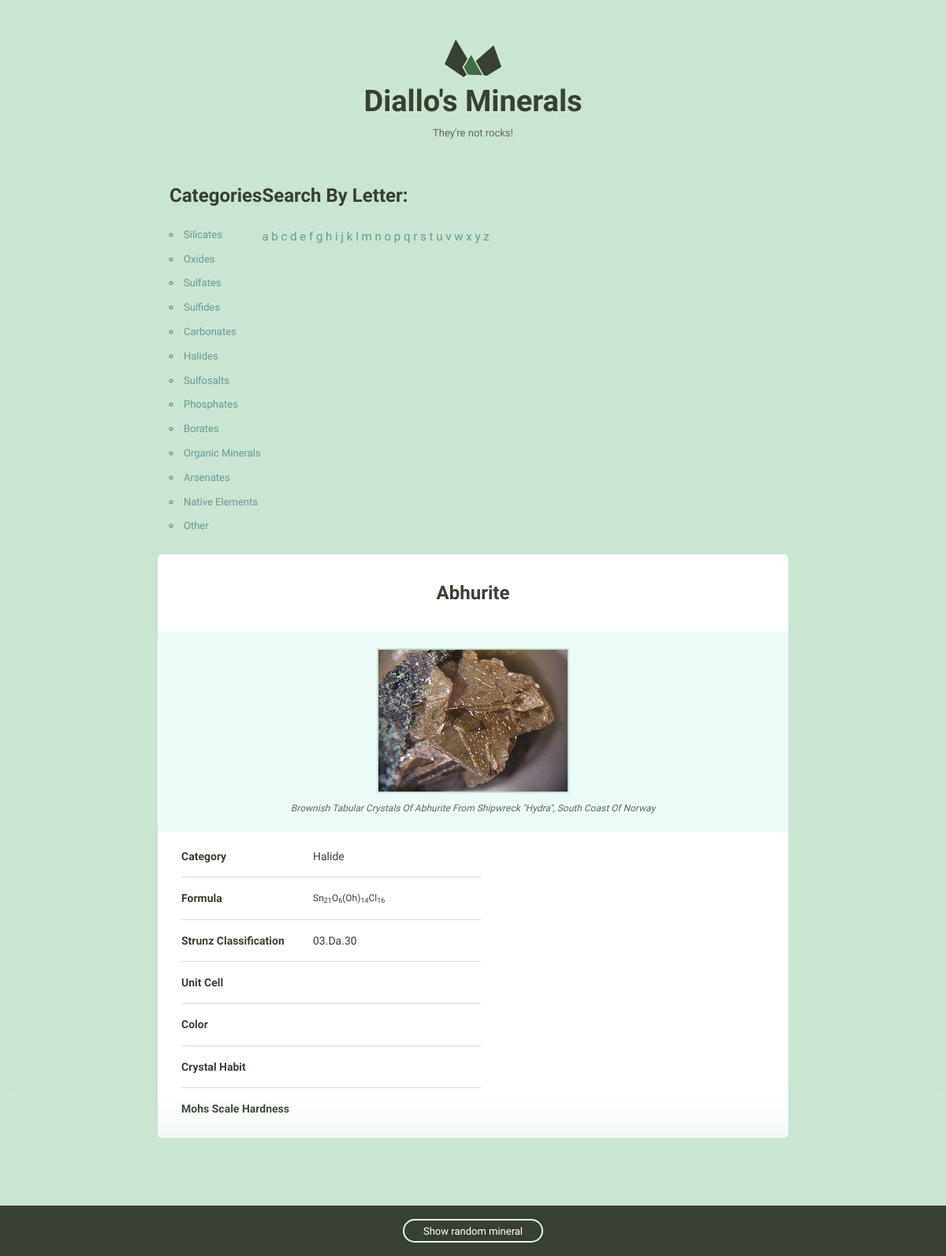
Screenshot of /3/ with the database file from the repository.
### minerals/models.py (models this page shows, shortened)
class Mineral(models.Model):
    name = models.CharField(max_length=255)
    image_filename = models.CharField(max_length=255)
    image_caption = models.CharField(max_length=255, blank=True,
                                     default='', null=True)
    category = models.CharField(max_length=255, blank=True,
                                default='', null=True)
    formula = models.CharField(max_length=255, blank=True,
                               default='', null=True)
    strunz_classification = models.CharField(max_length=255, blank=True,
                                             default='', null=True)
    crystal_system = models.CharField(max_length=255, blank=True,
                                      default='', null=True)
    unit_cell = models.CharField(max_length=255, blank=True,
                                 default='', null=True)
    color = models.CharField(max_length=255, blank=True,
                             default='', null=True)
    crystal_symmetry = models.CharField(max_length=255, blank=True,
                                        default='', null=True)
    cleavage = models.CharField(max_length=255, blank=True,
                                default='', null=True)
    mohs_scale_hardness = models.CharField(max_length=255,
                                           blank=True, default='', null=True)
    luster = models.CharField(max_length=255, blank=True,
                              default='', null=True)
    streak = models.CharField(max_length=255, blank=True,
                              default='', null=True)
    diaphaneity = models.CharField(max_length=255, blank=True,
                                   default='', null=True)
    optical_properties = models.CharField(max_length=255, blank=True,
                                          default='', null=True)
    refractive_index = models.CharField(max_length=255, blank=True,
                                        default='', null=True)
    crystal_habit = models.CharField(max_length=255, blank=True,
                                     default='', null=True)
    specific_gravity = models.CharField(max_length=255, blank=True,
                                        default='', null=True)
    group = models.CharField(max_length=255, blank=True, default='', null=True)
    class Meta:
        ordering = ['name', ]

### minerals/views.py (the view)
# urls.py: url(r'^(?P<pk>\d+)/$', views.mineral_detail, name='detail'),
def mineral_detail(request, pk):
    mineral = get_object_or_404(Mineral, pk=pk)
    minerals = Mineral.objects.all()
    random_mineral = random.choice(minerals)
    return render(request, 'minerals/mineral_detail.html', {
        'mineral': mineral, 'random_mineral': random_mineral})

### minerals/templatetags/minerals_extras.py (called while the page is built)
@register.inclusion_tag('minerals/mineral_nav.html')
def nav_mineral_list():
    return {'groups': groups}

### minerals/templates/minerals/mineral_detail.html (shortened to what this page needs)
{% extends 'layout.html' %}
{% load static %}
{% block content %}
 <div class="grid-100 mineral__container">
      <h1 class="mineral__name">{{ mineral.name|title  }}</h1>
      <div class="mineral__image-bg">
        <img class="mineral__image" src="{% static 'minerals/img' %}/{{mineral.image_filename}}" alt="{{mineral.name|title }}">
        <p class="mineral__caption">{{ mineral.image_caption|title  }}</p>
      </div>
      <div class="mineral__table-container">
        <table class="mineral__table">
          <tr>
            <td class="mineral__category">Category</td>
            <td>{{ mineral.category|title  }}</td>
          </tr>
          <tr>
            <td class="mineral__category">Formula</td>
            <td class="mineral__formula">{{ mineral.formula|title|safe  }}</td>
          </tr>
          <tr>
            <td class="mineral__category">Strunz Classification</td>
            <td>{{ mineral.strunz_classification|title  }}</td>
          </tr>
          <tr>
            <td class="mineral__category">Unit Cell</td>
            <td>{{ mineral.unit_cell|title  }}</td>
          </tr>
          <tr>
            <td class="mineral__category">Color</td>
            <td>{{ mineral.color|title  }}</td>
          </tr>
          <tr>
            <td class="mineral__category">Crystal Habit</td>
            <td>{{ mineral.crystal_habit|title  }}</td>
          </tr>
          <tr>
            <td class="mineral__category">Mohs Scale Hardness</td>
            <td>{{ mineral.mohs_scale_hardness|title }}</td>
          </tr>
        </table>
      </div>
    </div>
{% endblock %}

### assets/css/global.css (style rules this page uses)
html { font-family: sans-serif; -ms-text-size-adjust: 100%; -webkit-text-size-adjust: 100%; }
body { margin: 0; }
h1 { font-size: 2em; margin: 0.67em 0; }
sub { font-size: 75%; line-height: 0; position: relative; vertical-align: baseline; bottom: -0.25em; }
img { border: 0; }
table { border-collapse: collapse; border-spacing: 0; }
td, th { padding: 0; }
html { font-size: 62.5%; }
body { background-color: #CAE5D2; font-size: 1.5em; line-height: 1.6; font-weight: 400; font-family: "Cousine"; color: #666; }
.grid, .grid-5, .grid-10, .grid-15, .grid-20, .grid-25, .grid-30, .grid-33, .grid-35, .grid-40, .grid-45, .grid-50, .grid-55, .grid-60, .grid-65, .grid-66, .grid-70, .grid-75, .grid-80, .grid-90, .grid-95, .grid-100 { float: left; box-sizing: border-box; position: relative; }
.grid-100 { width: 100%; padding: 0 15px; }
h1, h2, h3, h4, h5, h6 { margin-top: 0; margin-bottom: 2rem; font-weight: bold; font-family: "Work Sans", sans-serif; color: #384033; }
h1 { font-size: 3.8rem; }
@media (min-width: 550px) { h1 { font-size: 3.8rem; } }
p { margin-top: 0; font-size: 1.6rem; }
th, td { padding: 15px; text-align: left; border-bottom: 1px solid #e1e1e1; }
th:first-child, td:first-child { padding-left: 0; }
th:last-child, td:last-child { padding-right: 0; }
table, p, ul { margin-bottom: 2.5rem; }
.mineral__container { background-color: #fff; border-radius: 6px; list-style: none; padding: 0; text-align: center; }
.mineral__name { display: block; width: 100%; margin: 0; font-size: 24px; padding: 30px 0 30px 0; }
.mineral__image { display: block; margin: 0 auto; border: solid 2px #CAE5D2; }
.mineral__image-bg { background-color: #ecfaf8; padding: 20px 0; }
.mineral__caption { font-size: 12px; font-style: italic; padding: 10px 0 0 0; margin: 0; }
.mineral__table { font-size: 14px; color: #384033; }
.mineral__table td { border-color: #CAE5D2; }
.mineral__table tr:last-of-type td { border-bottom: none; padding-bottom: 0; }
.mineral__table-container { padding: 5px 30px 0; }
.mineral__category { font-weight: bold; width: 40%; }
.mineral__formula { font-size: 12px; }

### rows the page displays
Mineral: name "Abhurite", image_filename (picture), image_caption "Brownish Tabular Crystals Of Abhurite From Shipwreck \"Hydra\", South Coast Of Norway", category "Halide", formula "Sn 21 O 6 (Oh) 14 Cl 16", strunz_classification "03.Da.30"

### other values shown
{{ group }} "Silicates" "Oxides" "Sulfates" "Sulfides" "Carbonates" "Halides" "Sulfosalts" "Phosphates" "Borates" "Organic Minerals" "Arsenates" "Native Elements" "Other"
{{ letter }} "a" "b" "c" "d" "e" "f" "g" "h" "i" "j" "k" "l" "m" "n" "o" "p" "q" "r" "s" "t" "u" "v" "w" "x" "y" "z"
